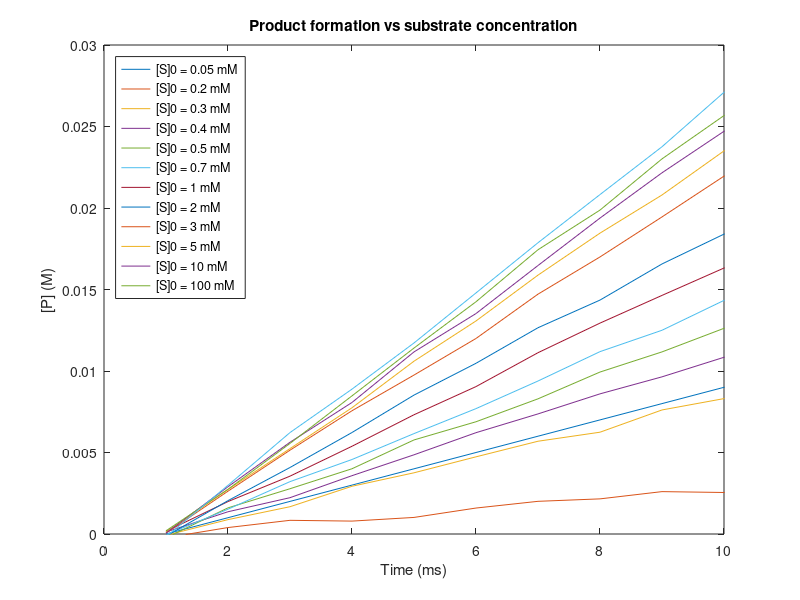
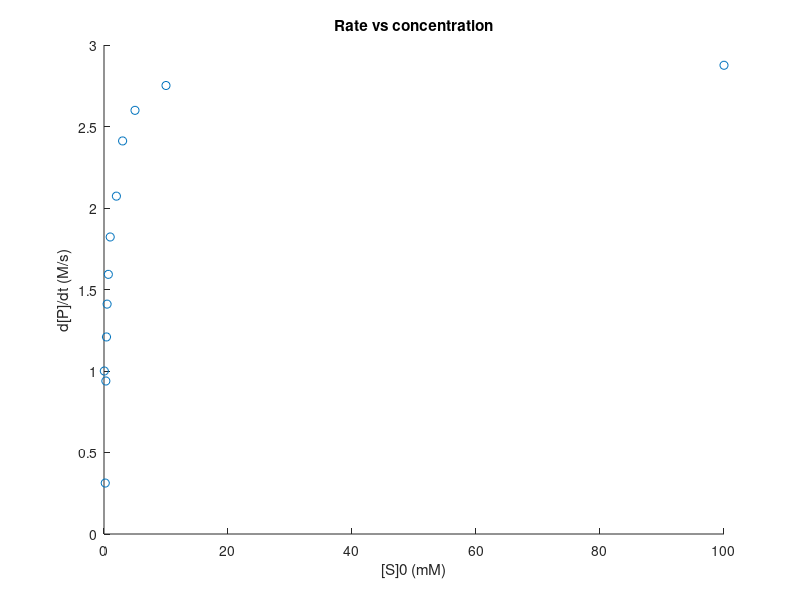

Write the MATLAB code that produced these figures, in order. (Note: this script raises an error after producing the figures.)
%Author: Emily Robideau
%Collaborator: Michelle Uchenik

%Q1
load('data_1.mat');
figure;
plot(data,'DisplayName','data')
xlim([0 10]);
ylim([0 0.03]);
title('Product formation vs substrate concentration');
xlabel('Time (ms)');
ylabel('[P] (M)');
legend({'[S]0 = 0.05 mM','[S]0 = 0.2 mM','[S]0 = 0.3 mM',...
    '[S]0 = 0.4 mM','[S]0 = 0.5 mM','[S]0 = 0.7 mM',...
    '[S]0 = 1 mM','[S]0 = 2 mM','[S]0 = 3 mM','[S]0 = 5 mM',...
    '[S]0 = 10 mM','[S]0 = 100 mM'},'Location','northwest')

%Q2
coeffs = zeros(12,2);
for i = 1:12
    coeffs(i,:) = polyfit(data(:,1),data(:,i),1);
end
data1slope = zeros(12,2);
conc = [0.05; 0.2; 0.3; 0.4; 0.5; 0.7; 1; 2; 3; 5; 10; 100];
data1slope(:,1) = conc;
data1slope(:,2) = coeffs(:,1);
figure;
scatter(data1slope(:,1),data1slope(:,2))
xlim([0 100]);
ylim([0 3]);
title('Rate vs concentration');
ylabel('d[P]/dt (M/s)');
xlabel('[S]0 (mM)');

%Q3
%vmax = 0.03 and
%Km = x-value where y = vmax/2 = 0.015 => Km = 0.01
%dPdt = (vmax * [S])/(Km + [S]);

%Q4
% k2 = vmax/[E]0 = 0.03/0.001 = 30
% in MM equation, vmax = k2*[E]0

%Q5
%Km = (k-1 + k2)/k1  => k-1=k1=k2/(Km - 1) = 30/(-0.9) = -33.3 M
vmax = 0.03; km = 0.01; k2 = 30; k1 = -33.3;

%Q6
y = [0.001 0.3 0 0];
[T Y] = ode15s(@CalcDerivs,[0 100],y);

%Q7
figure;
plot(T,Y);
legend({'[S]0 = 0.05 mM','[S]0 = 0.2 mM','[S]0 = 0.3 mM',...
    '[S]0 = 0.4 mM'},'Location','northwest')
title('Solution curves for oxidation of ethanol to acetaldehyde');
xlabel('Time');
ylabel('Concentration');
hold on;

%Q8
load('data_2.mat');
figure;
plot(data,'DisplayName','data')
xlim([0 11]);
ylim([0 0.5]);
title('Product formation vs substrate concentration');
xlabel('Time (ms)');
ylabel('[P] (M)');
legend({'[S]0 = 0.05 mM','[S]0 = 0.2 mM','[S]0 = 0.3 mM',...
    '[S]0 = 0.4 mM','[S]0 = 0.5 mM','[S]0 = 0.7 mM',...
    '[S]0 = 1 mM','[S]0 = 2 mM','[S]0 = 3 mM','[S]0 = 5 mM',...
    '[S]0 = 10 mM','[S]0 = 100 mM'},'Location','northwest')

coeffs = zeros(12,2);
for i = 1:12
    coeffs(i,:) = polyfit(data(:,1),data(:,i),1);
end
data1slope = zeros(12,2);
conc = [0.05; 0.2; 0.3; 0.4; 0.5; 0.7; 1; 2; 3; 5; 10; 100];
data1slope(:,1) = conc;
data1slope(:,2) = coeffs(:,1);
figure;
scatter(data1slope(:,1),data1slope(:,2))
title('Rate vs concentration');
ylabel('d[P]/dt (M/s)');
xlabel('[S]0 (mM)');

%vmax = 45 and
%Km = x-value where y = vmax/2 = 22.5 => Km = 2.366
%dPdt = (vmax * [S])/(Km + [S]);

% k2 = vmax/[E]0 = 45/0.001 = 45000
% in MM equation, vmax = k2*[E]0

%Km = (k-1 + k2)/k1  => k-1=k1=k2/(Km - 1) = 45000/(-0.9) = 50000
%I know the k2 and km values are wrong. There's probably an issue with
%units somewhere
vmax = 45; km = 2.366; k2 = 45000; k1 = 50000;

y = [0.001 0.3 0 0];
[T Y] = ode15s(@CalcDerivs,[0 100],y);

figure;
plot(T,Y);
legend({'[S]0 = 0.05 mM','[S]0 = 0.2 mM','[S]0 = 0.3 mM',...
    '[S]0 = 0.4 mM'},'Location','northwest')
title('Solution curves for oxidation of ethanol to acetaldehyde');
xlabel('Time');
ylabel('Concentration');
hold on;

%Q9


%Q10
load('data_3.mat');
N = 12; M = 8;
inversedata = zeros(N,M);
for i = 1:N
    for j = 1:M
        inversedata(i,j) = 1/data(i,j);
    end
end
figure;
plot(inversedata(:,1),inversedata(:,2:8))
title('Lineweaver-Burke Plot');
xlabel('1/[S]');
ylabel('1/v');

%Q11
coeffs2 = zeros(length(M),3);
for i = 1:M
    coeffs2(i,1:2) = polyfit(data(:,1),data(:,i),1);
    %column 1 is slope, column 2 is y-intercept
    coeffs2(i,3) = -coeffs2(i,2)/coeffs2(i,1);
    %column 3 is x-intercept
end

%Q12
%competitive - competitive plots tend to look fairly linear,
%noncompetitive plots plateau

%Q13
%v = (vmax*s)/(km(1+(i/ki))+s);

%Q14
%Km = x-value where y = vmax/2 = 22.5 => Km = 2.366
%dPdt = (vmax * [S])/(Km + [S]);
% k2 = vmax/[E]0 = 45/0.001 = 45000
% in MM equation, vmax = k2*[E]0
%Km = (k-1 + k2)/k1  => k-1=k1=k2/(Km - 1) = 45000/(-0.9) = 50000
%These are probably wrong

%Q16
load('data_4.mat');
figure;
plot(data(:,1),data(:,2));
title('Langmuir Binding Isotherm Plot');
xlabel('[O2]eq (mM)');
ylabel('[Myoglobin(O2)compex]eq');